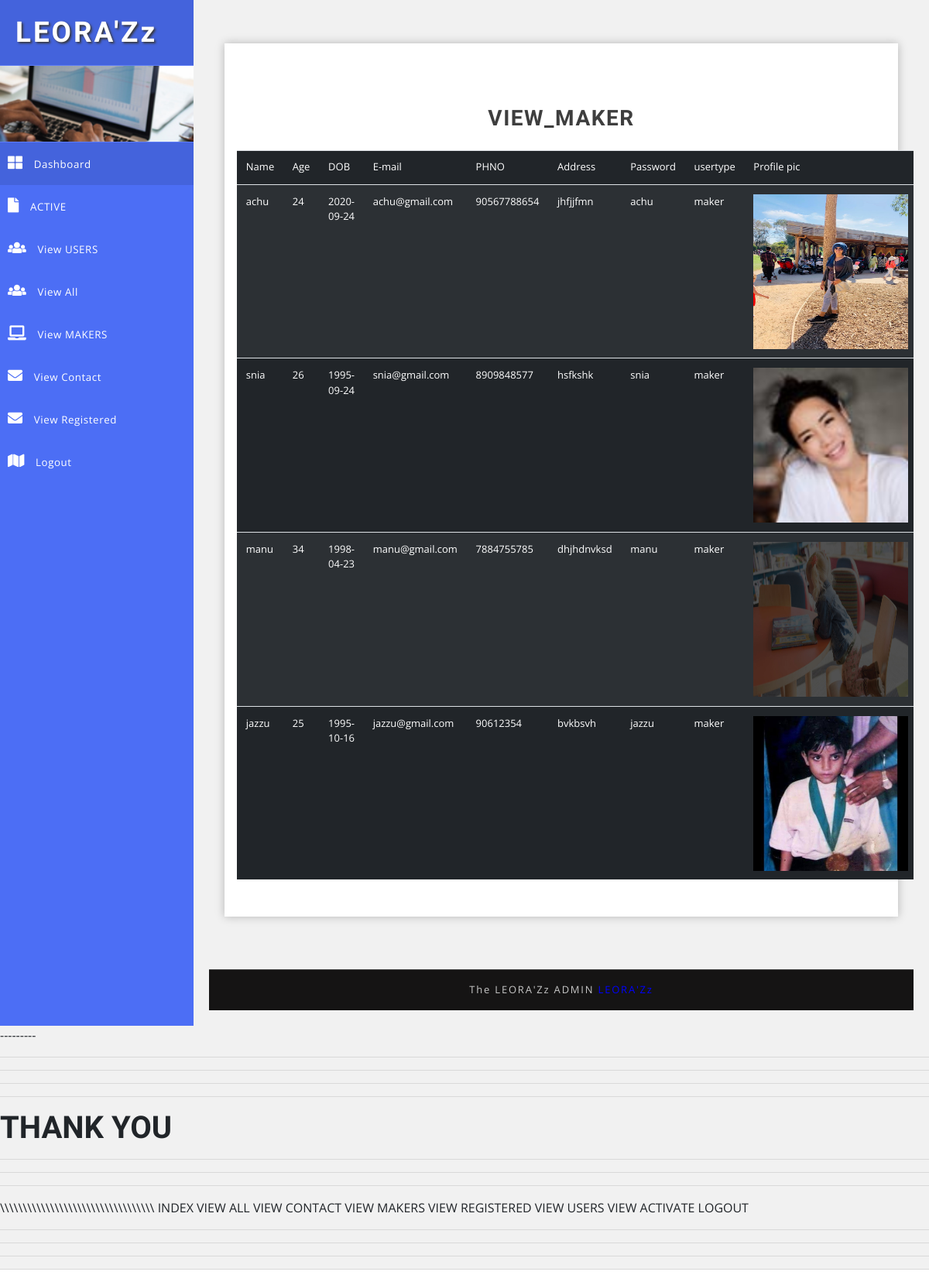
Page /view_makers/ (signed in) on the earlier database version.
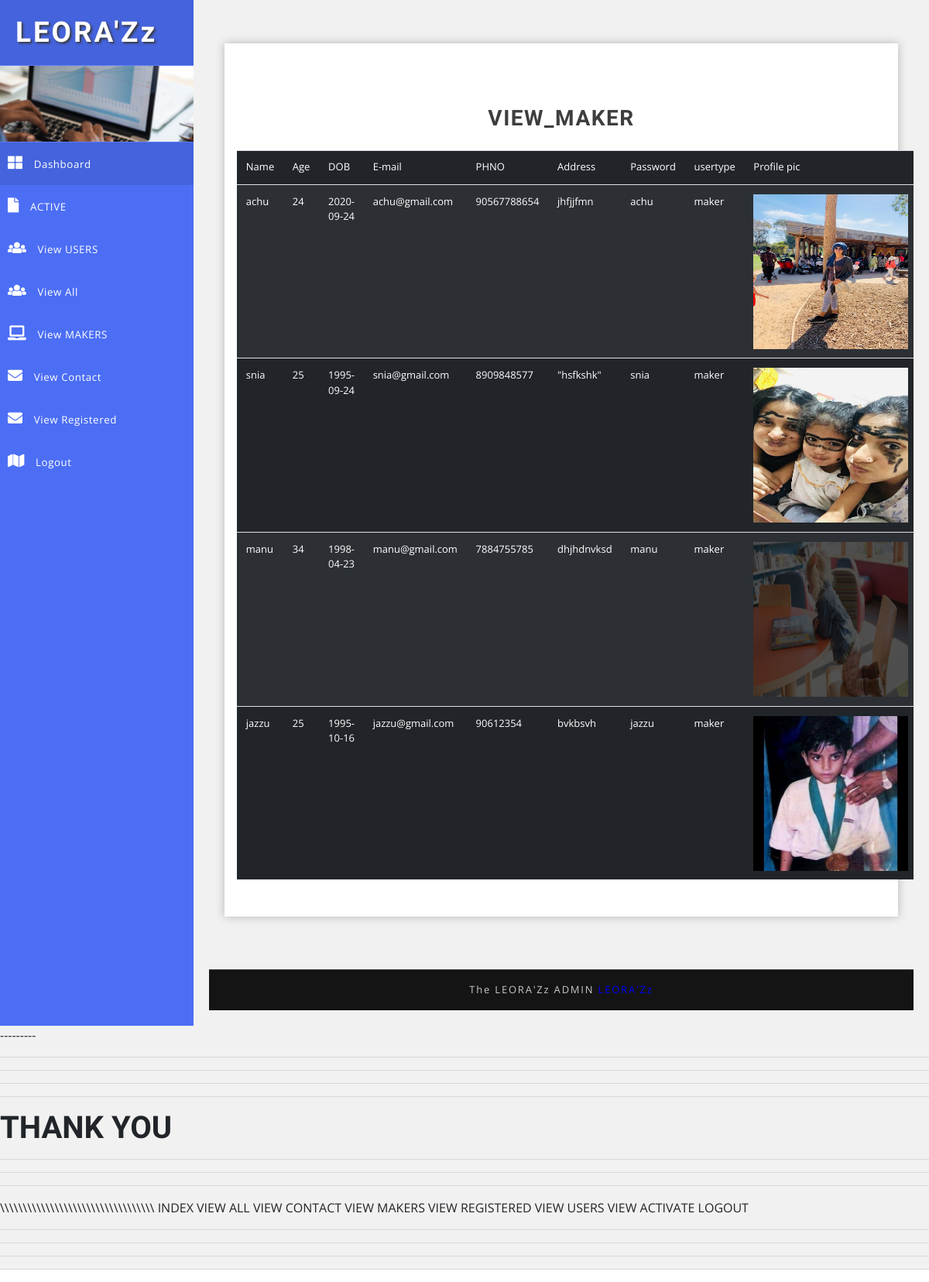
Same page on the later database version.
### publicapp/models.py (models this page shows)
class tbl_reg(models.Model):
    name=models.CharField(max_length=100)
    age=models.CharField(max_length=50)
    DOB=models.CharField(max_length=50)
    email=models.CharField(max_length=50)
    phno=models.CharField(max_length=50)
    address=models.CharField(max_length=100)
    password=models.CharField(max_length=50)
    typ=models.CharField(max_length=50,default="user")
    image=models.ImageField(upload_to='images',verbose_name='file',null=True,blank=True)

### adminapp/views.py (the view)
# urls.py: url(r"view_makers/$",view_makers,name='view_makers'),
def view_makers(request):
    admin1=request.session['adminid']
    data=tbl_reg.objects.filter(typ="maker")
    return render(request,"adminapp/view_makers.html",{"data":data})

### adminapp/templates/adminapp/view_makers.html (shortened to what this page needs)
{% extends "adminapp/adminapp_layout.html" %}
{% block content %}
<html lang="en"><head>
    <link href="../static/adminapp/css/bootstrap.css" rel="stylesheet" type="text/css" media="all">
    <link href="../static/adminapp/css/style.css" rel="stylesheet" type="text/css" media="all">
    <link rel="stylesheet" href="../static/adminapp/css/style4.css">
    <link href="../static/adminapp/css/fontawesome-all.css" rel="stylesheet">
</head>
<body>
    <div class="wrapper">
        <div id="content">
            <section class="tables-section">
                <div class="outer-w3-agile mt-3">
                    <h4 class="tittle-w3-agileits mb-4 mt-5">VIEW_MAKER</h4>
                    <table class="table table-striped table-dark">
                        <thead>
                          <tr>
                            <td>Name</td>
                            <td>Age</td>
                            <td>DOB</td>
                            <td>E-mail</td>
                            <td>PHNO</td>
                            <td>Address</td>
                            <td>Password</td>
                            <td>usertype</td>
                            <td>Profile pic</td>
                          </tr>
                        </thead>
                        <tbody>
                            {% for i in data %}
                            <tr>
                                <td> {{ i.name }}</td>
                                <td> {{ i.age }}</td>
                                <td> {{ i.DOB }}</td>
                                <td> {{ i.email }}</td>
                                <td> {{ i.phno }}</td>
                                <td> {{ i.address }}</td>
                                <td> {{ i.password }}</td>
                                <td>{{i.typ}}</td>
                                <td><img src="{{i.image.url}}" height="200" width="200" alt="loading" /></td>
                            </tr>
                            {% endfor %}
                        </tbody>
                    </table>
                </div>
            </section>
        </div>
    </div>
</body></html>
{% endblock %}

Differences in the rows shown:
changed tbl_reg "snia": age "26" → "25"; address "hsfkshk" → "\"hsfkshk\""; image: a different picture
